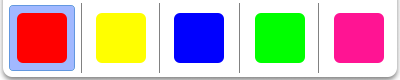
#> input picture NavBar/Colors/1.png, 400 x 80 px
$ python smartboard.py
#> lines starting #> are read from the running program, lines starting #| are printed output that depends on the picture; pictures that were not available may be replaced by others from this repository, and a replacement may not be noted
import cv2
import os
import numpy as np
from PIL import Image
import mediapipe as mp
import time

colorsPath = "NavBar/Colors"
sizesPath = "NavBar/Sizes"
shapesPath = "NavBar/Shapes"
eraserPath = "NavBar/Eraser"
savePath = "NavBar/Saves"

imListColors = os.listdir(colorsPath)
imListSizes = os.listdir(sizesPath)
imListEraser = os.listdir(eraserPath)
imListSave = os.listdir(savePath)
imListShapes = os.listdir(shapesPath)

colors = []
sizes = []
eraser = []
save = []
shapes = []

navWidth = 80

def resize_image(image, width, height=navWidth):
    dim = (width, height)
    return cv2.resize(image, dim, interpolation = cv2.INTER_AREA)

# For the first 3 sets of regions
for imPath in imListColors:
    image = cv2.imread(f'{colorsPath}/{imPath}')
#> image is the input picture: shape (80, 400, 3); mean B, G, R 182.5, 188.2, 204.7
    image = resize_image(image, width=400)  # Resize to 384x100
    colors.append(image)

for imPath in imListSizes:
    image = cv2.imread(f'{sizesPath}/{imPath}')
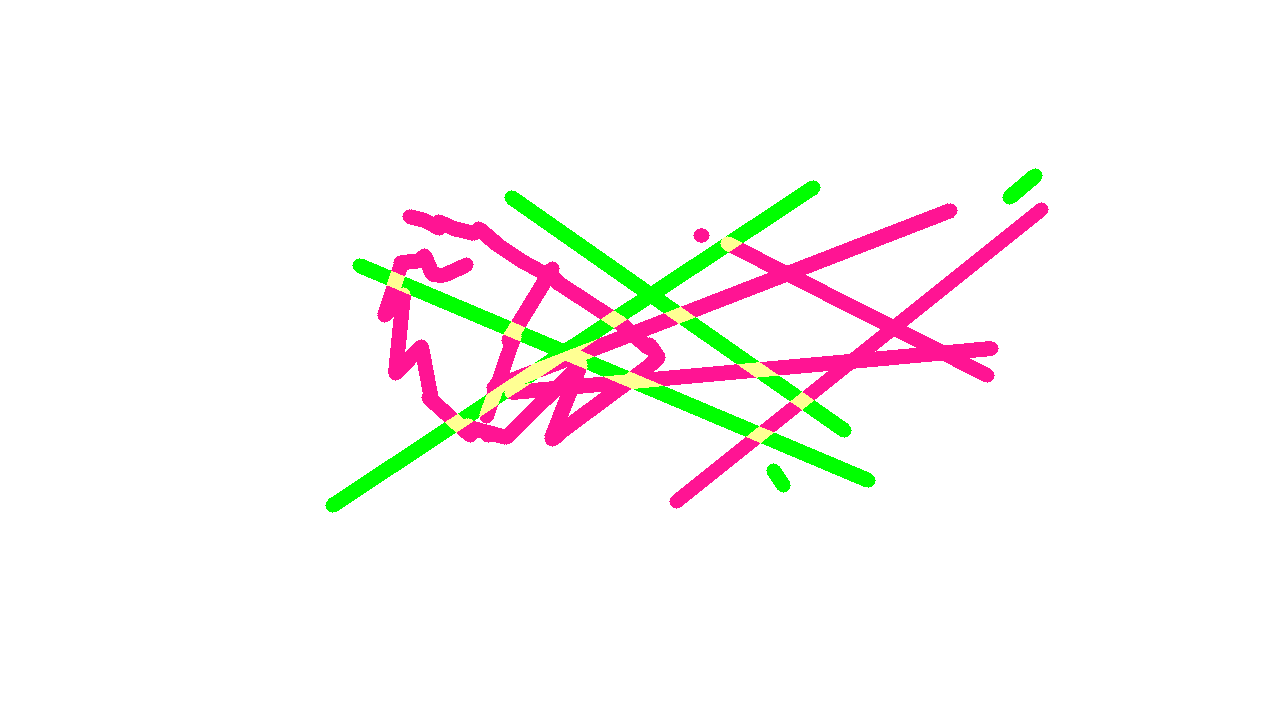
#> input picture Drawing/drawing100.png, 1280 x 720 px, given as the content of the folder NavBar/Sizes, which was not available
#> image is the input picture: shape (720, 1280, 3); mean B, G, R 244.8, 245.7, 249.6
    image = resize_image(image, width=240)  # Resize to 384x100
#> call 4 of resize_image, with width = 240, height = 80
#> in resize_image (call 4), `return cv2.resize(image, dim, interpolation = cv2.INTER_AREA)`:
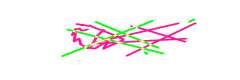
#> returned value: shape (80, 240, 3); mean of channels 0, 1, 2 244.8, 245.7, 249.6; drawn as B, G, R
    sizes.append(image)

for imPath in imListEraser:
    image = cv2.imread(f'{eraserPath}/{imPath}')
    image = resize_image(image, width=240)  # Resize to 384x100
    eraser.append(image)

for imPath in imListShapes:
    image = cv2.imread(f'{shapesPath}/{imPath}')
    image = resize_image(image, width=320)  # Resize to 80x100
#> in resize_image (call 6), `return cv2.resize(image, dim, interpolation = cv2.INTER_AREA)`:
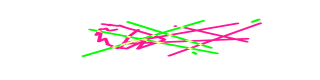
#> returned value: shape (80, 320, 3); mean of channels 0, 1, 2 244.8, 245.7, 249.6; drawn as B, G, R
    shapes.append(image)

# For the last region
for imPath in imListSave:
    image = cv2.imread(f'{savePath}/{imPath}')
    image = resize_image(image, width=80)  # Resize to 128x100
#> in resize_image (call 7), `return cv2.resize(image, dim, interpolation = cv2.INTER_AREA)`:
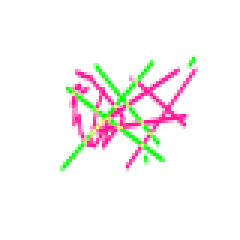
#> returned value: shape (80, 80, 3) (shown 3 times larger); mean of channels 0, 1, 2 244.8, 245.7, 249.6; drawn as B, G, R
    save.append(image)


# [8 lines left out: function drawOnFeed, not called in this run]

class HandDetector:

    def __init__(self, mode = False, maxHands = 1, modcomplex = 1, DetectCon = 0.5, TrackCon = 0.5):
        self.mode = mode
        self.maxHands = maxHands
        self.modcomplex = modcomplex
        self.DetectCon = DetectCon
        self.TrackCon = TrackCon

        self.mpHands = mp.solutions.hands
        self.hands = self.mpHands.Hands(self.mode, self.maxHands, self.modcomplex, self.DetectCon, self.TrackCon)
        self.mpDraw = mp.solutions.drawing_utils

    # [36 lines left out: functions FindHands, FindPositions, FindGesture, not called in this run]

def display_navbar(colors, shapes, sizes, eraser, save):
    navbar = np.concatenate((np.repeat(colors, 1, axis=1), np.repeat(shapes, 1, axis=1), np.repeat(sizes, 1, axis=1), np.repeat(eraser, 1, axis=1), np.repeat(save, 1, axis=1)), axis=1)
    return navbar


# [23 lines left out: function save_canvas, not called in this run]


def main():
    width, height = 1280, 720
    brushColor = [(0, 0, 255), (0, 255, 255), (255, 0, 75), (0, 255, 0), (147, 20, 255)]  # Red, Yellow, Blue, Green, Pink
    brushSize = [8, 14, 25]
    eraserSize = [25, 45, 80]
    currColor, currShape, currBrushsize, currEraserSize, currSave = 0, 0, 1, 1, 0
    canvas = np.zeros((height, width, 3), dtype='uint8')
    canvas_prev = canvas.copy()

    cap = cv2.VideoCapture(0)
    cap.set(3, width)
    cap.set(4, height)

    drawing = False  # Flag to indicate if drawing is in progress
    start_point = None  # Starting point of the shape
    end_point = None  # Ending point of the shape
    temp_canvas = np.zeros_like(canvas)  # Temporary canvas to preview the shape
    prev_point = None  # Previous point for freehand drawing

    detector = HandDetector()

    last_save_time = time.time()
    save_triggered = False
    save_done = False

    while True:
        success, frame = cap.read()
        frame = cv2.flip(frame, 1)

        frame = detector.FindHands(frame, True)
        lm_list = detector.FindPositions(frame, 0)

        frame[0:navWidth, 0:400] = colors[currColor]
        frame[0:navWidth, 400:720] = shapes[currShape]
        frame[0:navWidth, 720:960] = sizes[currBrushsize]
        frame[0:navWidth, 960:1200] = eraser[currEraserSize]
        frame[0:navWidth, 1200:1280] = save[currSave if not save_triggered else 1]

        if len(lm_list) != 0:
            fingers = detector.FindGesture()
            xi, yi = lm_list[8][1:]
            xm, ym = lm_list[12][1:]

            if fingers[0] == 1 and fingers[1] == 0 and fingers[2] == 0 and fingers[3] == 0:
                if not drawing:
                    drawing = True
                    start_point = (xi, yi)
                    end_point = start_point
                    prev_point = start_point  # Initialize prev_point for freehand drawing
                    temp_canvas = np.zeros_like(canvas)  # Clear the temporary canvas
                else:
                    end_point = (xi, yi)
                    temp_canvas = np.zeros_like(canvas)  # Clear the temporary canvas

                    if currShape == 0:  # Curve
                        cv2.line(canvas, prev_point, end_point, brushColor[currColor], brushSize[currBrushsize])
                        prev_point = end_point  # Update prev_point for freehand drawing
                    elif currShape == 1:  # Rectangle
                        cv2.rectangle(temp_canvas, start_point, end_point, brushColor[currColor], brushSize[currBrushsize])
                    elif currShape == 2:  # Line
                        cv2.line(temp_canvas, start_point, end_point, brushColor[currColor], brushSize[currBrushsize])
                    elif currShape == 3:  # Oval
                        cv2.ellipse(temp_canvas, ((start_point[0] + end_point[0]) // 2, (start_point[1] + end_point[1]) // 2), (abs(start_point[0] - end_point[0]) // 2, abs(start_point[1] - end_point[1]) // 2), 0, 0, 360, brushColor[currColor], brushSize[currBrushsize])

                    if currShape != 0:
                        frame = cv2.bitwise_or(frame, temp_canvas)

            elif fingers[0] == 1 and fingers[1] == 1 and fingers[2] == 0 and fingers[3] == 0:
                drawing = False
                start_point = None
                end_point = None
                if currShape != 0:
                    # Create a mask of the shape
                    shape_mask = cv2.inRange(temp_canvas, brushColor[currColor], brushColor[currColor])
                    # Bitwise AND the mask with the main canvas to "erase" the area where you want to draw the shape
                    canvas = cv2.bitwise_and(canvas, canvas, mask=cv2.bitwise_not(shape_mask))
                    # Bitwise OR the result with the temporary canvas to "draw" the shape on the erased area
                    canvas = cv2.bitwise_or(canvas, temp_canvas)
                temp_canvas = np.zeros_like(canvas)  # Clear the temporary canvas

                if ym < navWidth:
                    region = xm // 80  # Divide the navbar into 16 regions of 80px each

                    if region < 5:  # First 5 regions for color
                        currColor = region
                    elif region < 9:  # Next 4 regions for shapes
                        currShape = region - 5
                    elif region < 12:  # Next 3 regions for size
                        currBrushsize = region - 9
                    elif region < 15:  # Next 3 regions for eraser
                        currEraserSize = region - 12
                    else:  # Last region for save
                        if not save_triggered and not save_done and not np.array_equal(canvas, canvas_prev):
                            save_canvas(canvas)
                            save_triggered = True
                            last_save_time = time.time()
                            save_done = True
                            canvas_prev = canvas.copy()

            elif fingers[0] == 1 and fingers[1] == 1 and fingers[2] == 1 and fingers[3] == 1:
                cv2.circle(frame, (xm, ym), eraserSize[currEraserSize], (255, 255, 255), -1)
                cv2.circle(canvas, (xm, ym), eraserSize[currEraserSize], (0, 0, 0), -1)
                drawing = False
                start_point = None
                end_point = None
                prev_point = None  # Reset prev_point for freehand drawing
                temp_canvas = np.zeros_like(canvas)  # Clear the temporary canvas

            else:
                drawing = False
                start_point = None
                end_point = None
                prev_point = None  # Reset prev_point for freehand drawing
                temp_canvas = np.zeros_like(canvas)  # Clear the temporary canvas
                if save_triggered:
                    save_done = False

        if save_triggered and time.time() - last_save_time > 1:
            save_triggered = False

        if not save_triggered and save_done:
            currSave = 0
            save_done = False

        frame = drawOnFeed(frame, canvas)
        # Draw the temporary shape on top of the existing shapes
        if temp_canvas.any():
            frame = cv2.bitwise_or(frame, temp_canvas)
        cv2.imshow('Smart Board', frame)

        if cv2.waitKey(20) & 0xFF == ord('x'):
            break

    cv2.destroyAllWindows()
    cap.release()

if __name__ == "__main__":
    main()
#> (the call stopped at in __init__, `self.hands = self.mpHands.Hands(self.mode, self.maxHands, self.modcomp..`: mediapipe is not available in this run)
